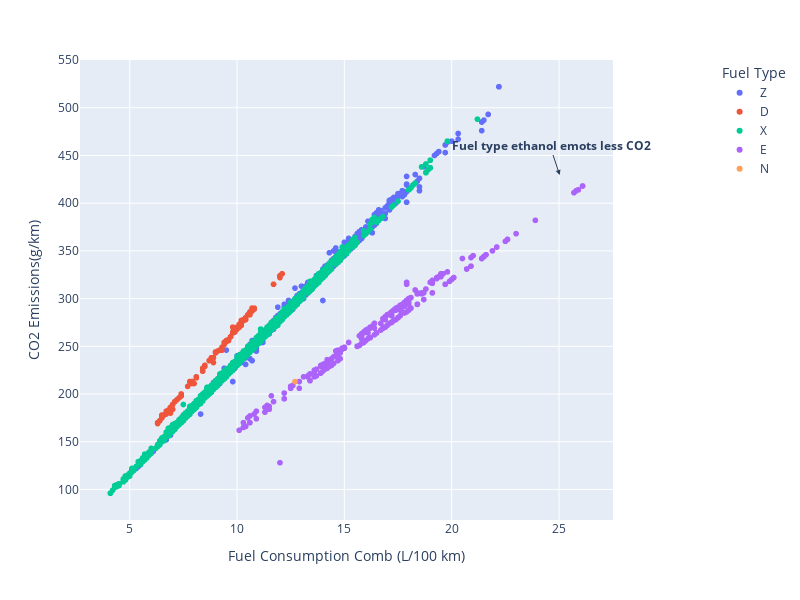

Source (notebook cell):
### Code cell
# plotly scatter
fig = px.scatter(df_co2,
    x='Fuel Consumption Comb (L/100 km)',
    y='CO2 Emissions(g/km)',
    color='Fuel Type',
    width=800,
    height=600
    )
fig.update_layout(legend_x=1.2, legend_y=1)

fig.add_annotation(
    x=0.9, y=0.75, # 상대좌표
    text='<b> Fuel type ethanol emots less CO2<b>',
    yref='y domain',
    xref='x domain',
    showarrow=True,
    arrowhead=2
)

fig.show()

### Figure 1 — Plotly figure (JSON) as saved in the notebook; plotly's stock layout.template omitted (floating-point values rounded to 4 significant figures; data arrays with more than 128 entries replaced by an {"elided": "..."} marker saying what was removed)
{"data": [{"hovertemplate": "Fuel Type=Z<br>Fuel Consumption Comb (L/100 km)=%{x}<br>CO2 Emissions(g/km)=%{y}<extra></extra>", "legendgroup": "Z", "marker": {"color": "#636efa", "symbol": "circle"}, "mode": "markers", "name": "Z", "showlegend": true, "type": "scattergl", "x": {"elided": "3202 float values"}, "xaxis": "x", "y": {"elided": "3202 int values"}, "yaxis": "y"}, {"hovertemplate": "Fuel Type=D<br>Fuel Consumption Comb (L/100 km)=%{x}<br>CO2 Emissions(g/km)=%{y}<extra></extra>", "legendgroup": "D", "marker": {"color": "#EF553B", "symbol": "circle"}, "mode": "markers", "name": "D", "showlegend": true, "type": "scattergl", "x": {"elided": "175 float values"}, "xaxis": "x", "y": {"elided": "175 int values"}, "yaxis": "y"}, {"hovertemplate": "Fuel Type=X<br>Fuel Consumption Comb (L/100 km)=%{x}<br>CO2 Emissions(g/km)=%{y}<extra></extra>", "legendgroup": "X", "marker": {"color": "#00cc96", "symbol": "circle"}, "mode": "markers", "name": "X", "showlegend": true, "type": "scattergl", "x": {"elided": "3637 float values"}, "xaxis": "x", "y": {"elided": "3637 int values"}, "yaxis": "y"}, {"hovertemplate": "Fuel Type=E<br>Fuel Consumption Comb (L/100 km)=%{x}<br>CO2 Emissions(g/km)=%{y}<extra></extra>", "legendgroup": "E", "marker": {"color": "#ab63fa", "symbol": "circle"}, "mode": "markers", "name": "E", "showlegend": true, "type": "scattergl", "x": {"elided": "370 float values"}, "xaxis": "x", "y": {"elided": "370 int values"}, "yaxis": "y"}, {"hovertemplate": "Fuel Type=N<br>Fuel Consumption Comb (L/100 km)=%{x}<br>CO2 Emissions(g/km)=%{y}<extra></extra>", "legendgroup": "N", "marker": {"color": "#FFA15A", "symbol": "circle"}, "mode": "markers", "name": "N", "showlegend": true, "type": "scattergl", "x": [12.7], "xaxis": "x", "y": [213], "yaxis": "y"}], "layout": {"annotations": [{"arrowhead": 2, "showarrow": true, "text": "<b> Fuel type ethanol emots less CO2<b>", "x": 0.9, "xref": "x domain", "y": 0.75, "yref": "y domain"}], "height": 600, "legend": {"title": {"text": "Fuel Type"}, "tracegroupgap": 0, "x": 1.2, "y": 1}, "margin": {"t": 60}, "width": 800, "xaxis": {"anchor": "y", "domain": [0, 1], "title": {"text": "Fuel Consumption Comb (L/100 km)"}}, "yaxis": {"anchor": "x", "domain": [0, 1], "title": {"text": "CO2 Emissions(g/km)"}}}}
